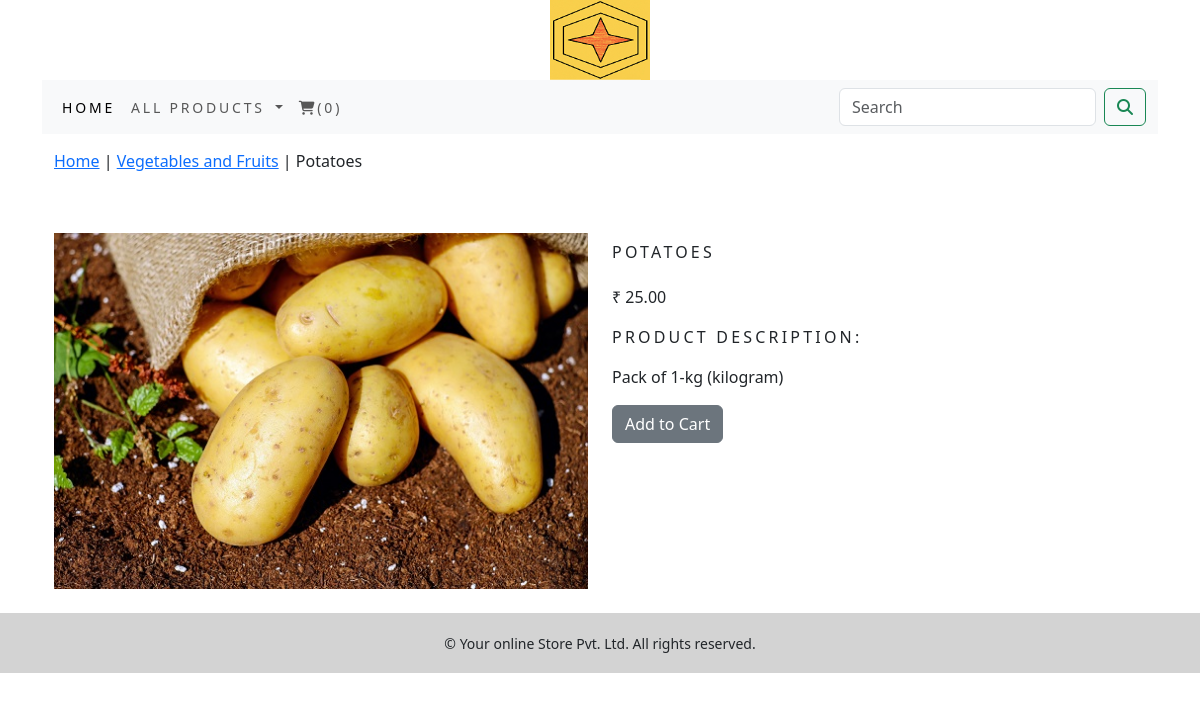
/shop/vegetables_and_fruits/potatoes, run on the app's committed database.
### shop/models.py (models this page shows, shortened)
class Product(models.Model):
    name = models.CharField(max_length=250, unique=True)
    slug = models.SlugField(max_length=250, unique=True)
    descr = models.TextField(blank=True)
    price = models.DecimalField(max_digits=10, decimal_places=2)
    category = models.ForeignKey(Category, on_delete=models.CASCADE)
    image = models.ImageField(upload_to='product', blank=True)
    stock = models.IntegerField()
    available = models.BooleanField(default=True)
    created = models.DateTimeField(auto_now_add=True)
    updated = models.DateTimeField(auto_now=True)
    class Meta:
        ordering = ('name',)
        verbose_name = 'product'
        verbose_name_plural = 'products'

class Category(models.Model):
    name = models.CharField(max_length=250, unique=True)
    slug = models.SlugField(max_length=250, unique=True)
    des = models.TextField(blank=True)
    image = models.ImageField(upload_to='category', blank=True)
    class Meta:
        ordering = ('name',)
        verbose_name = 'category'
        verbose_name_plural = 'categories'
    def get_url(self):
        return reverse('shop:product_by_category', args=[self.slug])
    def __str__(self):
        return '{}'.format(self.name)

### shop/views.py (the view)
# urls.py: path('<slug:c_slug>/<slug:product_slug>', views.proDetail, name='pcd'),
def proDetail(request, c_slug, product_slug):
    try:
        product = Product.objects.get(category__slug=c_slug, slug=product_slug)
    except Exception as e:
        raise e
    return render(request, 'products.html', {'product': product})

### cart_app/context_processors.py (called while the page is built)
def counter(request):
    item_count = 0
    if 'admin' in request.path:
        return {}
    else:
        try:
            cart = Cart.objects.filter(cart_id=_cart_id(request))
            cart_items = CartItem.objects.all().filter(cart=cart[:1])
            for cart_item in cart_items:
                item_count += cart_item.quantity
        except Cart.DoesNotExist:
            item_count = 0
        return dict(item_count=item_count)

### cart_app/views.py (called while the page is built)
def _cart_id(request):
    cart = request.session.session_key
    if not cart:
        cart = request.session.create()
    return cart

### shop/context_processors.py (called while the page is built)
def menu_links(request):
    links = Category.objects.all()
    return dict(links=links)

### templates/products.html (shortened to what this page needs)
{% extends 'base.html' %}
{% load static %}
{% block content %}
<div class="row my_product_row_class mx-auto">
    <div>
        <p><a href="{% url 'shop:allProdCat' %}">Home</a> | <a href="{{product.category.get_url}}">{{product.category}}</a> | {{product.name}}</p>
    </div>
</div>
<div class="container">
<br>
<div class="row">
    <div class="col-6 col-sm-6 col-md-6 col-lg-6">
        <div style="min-width: 18rem">
            <img src="{{product.image.url}}" class="my_image" alt="{{product.name}}">
        </div>
    </div>
    <div class="col-6 col-sm-6 col-md-6 col-lg-6">
        <div>
            <h1 class="my_product_title">{{product.name}}</h1>
            <p>₹ {{product.price}}</p>
            <p class="my_title">Product Description:</p>
            <p>{{product.descr}}</p>
            {% if product.stock <= 0 %}
            <p><b class="text-justify my_product_text" style="color:red">Out of Stock</b></p>
            {% else %}
            <a class="btn btn-secondary" href="{% url 'cart_app:add_cart' product.id %}">Add to Cart</a>
            {% endif %}
        </div>
    </div>
</div>
</div>
{% endblock %}

### static/css/custom.css (style rules this page uses)
body { font-family: 'AR One Sans', sans-serif; }
.my_image { width : 100%; height : auto; }
.my_title { font-size : 16px; text-transform : uppercase; letter-spacing : .2em; }
.my_product_row_class { padding-top : 15px; padding-bottom : 20px; }
.my_product_title { font-size : 16px; text-transform : uppercase; letter-spacing : .2em; padding-top : 10px; padding-bottom : 15px; }

### data on the page
Product: category "Vegetables and Fruits", name "Potatoes", image (picture), name "POTATOES", price "25.00", descr "Pack of 1-kg (kilogram)"

### other printed values
{{ item_count }} "0"
